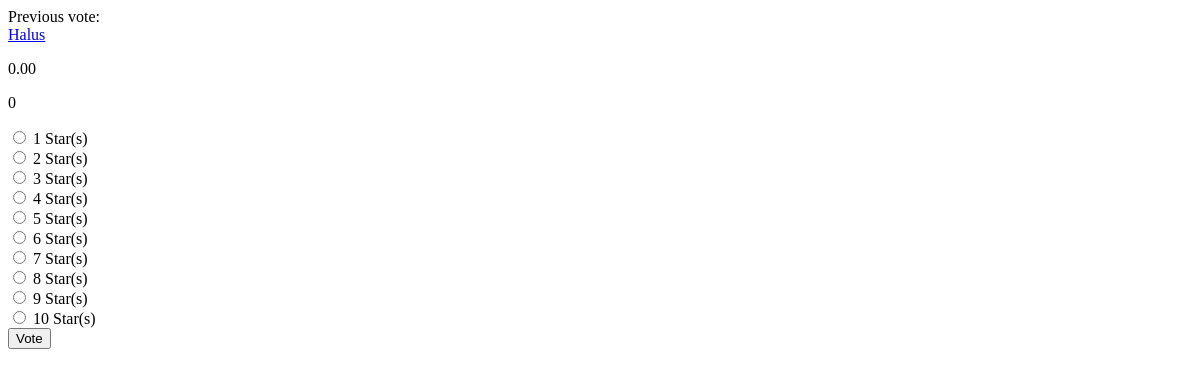
/teacher/1/, run on an earlier commit of the app's database.
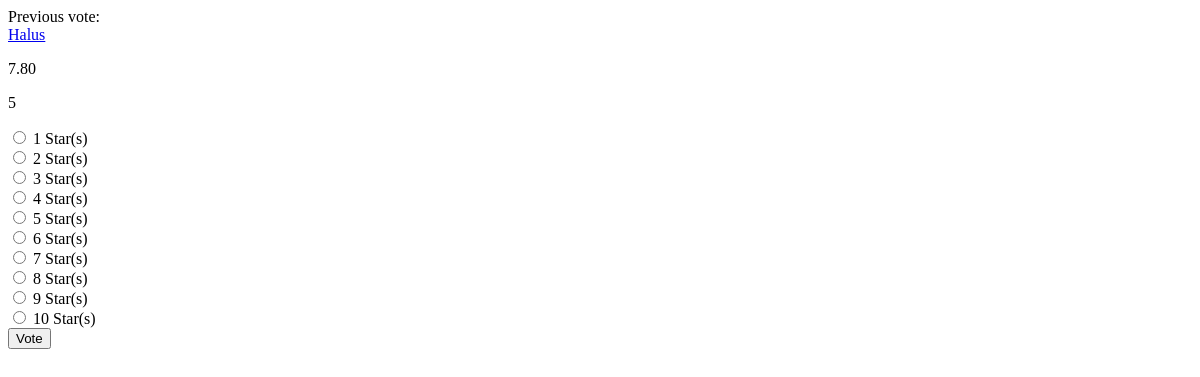
And on a later commit of the database.
### ratings/models.py (models this page shows, shortened)
class Teacher(models.Model):
	user = models.OneToOneField(User)
	department = models.ForeignKey(Department, related_name="teachers")
	avg_rating = models.DecimalField(max_digits=4, decimal_places=2, default=0, editable=False)
	count_of_votes = models.IntegerField(default=0, editable=False)
	voted_students = models.ManyToManyField('Student', related_name="rated_teachers", editable=False)

### ratings/views.py (the view)
# urls.py: url(r'^teacher/(?P<pk>[0-9]+)/$', views.teacher_page, name="teacher_page"),
def teacher_page(request, pk):
    teacher = get_object_or_404(Teacher, pk=pk)
    return render(request, 'ratings/teacher_page.html', {'teacher': teacher, 'range': range(1, 11)})

### ratings/templates/ratings/teacher_page.html
{% extends 'ratings/base.html' %}
{% block content %}
    <div>
			<div>Previous vote: {{prev_vote}} </div>
	    	<a href="{% url 'ratings.views.teacher_page' pk=teacher.pk %}">{{ teacher.user.username }}</a>
		    <p>{{ teacher.avg_rating }}</p>
		    <p>{{ teacher.count_of_votes }}</p>
		    <form method="POST" class="post-form" action="{% url 'ratings.views.vote' pk=teacher.pk %}">{% csrf_token %}
		    	{%for i in range%}
		    		<input type="radio" name="vote" id="vote{{ i }}" value="{{ i }}" />
    				<label for="vote{{ i }}">{{ i }} Star(s)</label><br />
		    	{%endfor%}
        		<input type="submit" value="Vote" />
    		</form>
	    </div>
{% endblock %}

### ratings/templates/ratings/base.html (shortened to what this page needs)
{% load staticfiles %}
<html>
	<head>
	</head>
	<body>
    {%block content%}
	{%endblock%}
	</body>
</html>

What changed in the data, as far as the page shows it:
changed Teacher "Halus": avg_rating "0.00" → "7.80"; count_of_votes "0" → "5"
